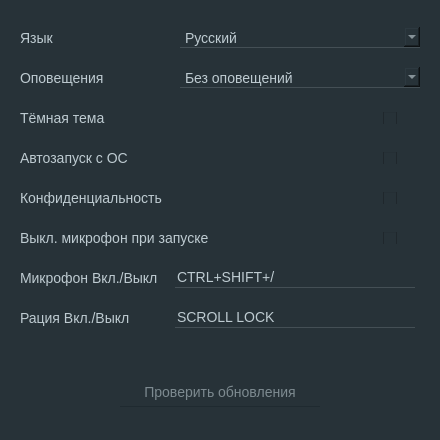
<?xml version="1.0" encoding="UTF-8"?>
<ui version="4.0">
    <class>SettingsWindow</class>
    <widget class="QWidget" name="SettingsWindow">
        <property name="geometry">
            <rect>
                <x>0</x>
                <y>0</y>
                <width>440</width>
                <height>440</height>
            </rect>
        </property>
        <property name="minimumSize">
            <size>
                <width>440</width>
                <height>440</height>
            </size>
        </property>
        <property name="maximumSize">
            <size>
                <width>440</width>
                <height>440</height>
            </size>
        </property>
        <property name="windowTitle">
            <string>Настройки</string>
        </property>
        <property name="windowOpacity">
            <double>1.000000000000000</double>
        </property>
        <property name="styleSheet">
            <string notr="true">QWidget {
	color: #BECBD1;
	background-color: #273238;
	border: 0;
	font-size:14px;
	font-family: Arial, sans-serif;
}</string>
        </property>
        <widget class="QPushButton" name="UrlUpdates">
            <property name="geometry">
                <rect>
                    <x>120</x>
                    <y>377</y>
                    <width>200</width>
                    <height>30</height>
                </rect>
            </property>
            <property name="styleSheet">
                <string notr="true">QPushButton {
	color: #7D8A90;
	border-bottom: 1px solid #1F2A30;
}
QPushButton::hover {
	color: #CEDCDF;
	border-bottom: 1px solid #04BED5;
}</string>
            </property>
            <property name="text">
                <string>Проверить обновления</string>
            </property>
        </widget>
        <widget class="QLabel" name="NightThemeLabel">
            <property name="geometry">
                <rect>
                    <x>20</x>
                    <y>110</y>
                    <width>343</width>
                    <height>16</height>
                </rect>
            </property>
            <property name="text">
                <string>Тёмная тема</string>
            </property>
        </widget>
        <widget class="QCheckBox" name="NightTheme">
            <property name="geometry">
                <rect>
                    <x>383</x>
                    <y>112</y>
                    <width>24</width>
                    <height>12</height>
                </rect>
            </property>
            <property name="text">
                <string/>
            </property>
        </widget>
        <widget class="QLabel" name="EnableMicLabel">
            <property name="geometry">
                <rect>
                    <x>20</x>
                    <y>230</y>
                    <width>343</width>
                    <height>16</height>
                </rect>
            </property>
            <property name="text">
                <string>Выкл. микрофон при запуске</string>
            </property>
        </widget>
        <widget class="QLabel" name="EnableProgramLabel">
            <property name="geometry">
                <rect>
                    <x>20</x>
                    <y>150</y>
                    <width>343</width>
                    <height>16</height>
                </rect>
            </property>
            <property name="text">
                <string>Автозапуск с ОС</string>
            </property>
        </widget>
        <widget class="QLabel" name="PrivacyStatusLabel">
            <property name="geometry">
                <rect>
                    <x>20</x>
                    <y>190</y>
                    <width>343</width>
                    <height>16</height>
                </rect>
            </property>
            <property name="text">
                <string>Конфиденциальность</string>
            </property>
        </widget>
        <widget class="QLabel" name="LanguageCodeLabel">
            <property name="geometry">
                <rect>
                    <x>20</x>
                    <y>30</y>
                    <width>143</width>
                    <height>16</height>
                </rect>
            </property>
            <property name="text">
                <string>Язык</string>
            </property>
        </widget>
        <widget class="QLabel" name="AlertsTypeLabel">
            <property name="geometry">
                <rect>
                    <x>20</x>
                    <y>70</y>
                    <width>143</width>
                    <height>16</height>
                </rect>
            </property>
            <property name="text">
                <string>Оповещения</string>
            </property>
        </widget>
        <widget class="QCheckBox" name="EnableProgram">
            <property name="geometry">
                <rect>
                    <x>383</x>
                    <y>152</y>
                    <width>24</width>
                    <height>12</height>
                </rect>
            </property>
            <property name="text">
                <string/>
            </property>
        </widget>
        <widget class="QCheckBox" name="PrivacyStatus">
            <property name="geometry">
                <rect>
                    <x>383</x>
                    <y>192</y>
                    <width>24</width>
                    <height>12</height>
                </rect>
            </property>
            <property name="text">
                <string/>
            </property>
        </widget>
        <widget class="QCheckBox" name="EnableMic">
            <property name="geometry">
                <rect>
                    <x>383</x>
                    <y>232</y>
                    <width>24</width>
                    <height>12</height>
                </rect>
            </property>
            <property name="text">
                <string/>
            </property>
        </widget>
        <widget class="QLabel" name="HotkeyWalkieLabel">
            <property name="geometry">
                <rect>
                    <x>20</x>
                    <y>310</y>
                    <width>143</width>
                    <height>16</height>
                </rect>
            </property>
            <property name="text">
                <string>Рация Вкл./Выкл</string>
            </property>
        </widget>
        <widget class="QLabel" name="HotkeyMicLabel">
            <property name="geometry">
                <rect>
                    <x>20</x>
                    <y>270</y>
                    <width>143</width>
                    <height>16</height>
                </rect>
            </property>
            <property name="text">
                <string comment="drytgerb er t" extracomment="324123 dfsdaf">Микрофон Вкл./Выкл</string>
            </property>
        </widget>
        <widget class="QLineEdit" name="HotkeyMic">
            <property name="geometry">
                <rect>
                    <x>175</x>
                    <y>267</y>
                    <width>240</width>
                    <height>21</height>
                </rect>
            </property>
            <property name="styleSheet">
                <string notr="true">QLineEdit{
	border-bottom: 1px solid #444F55;
}
QLineEdit::hover{
	border-bottom: 1px solid #04BED5;
}</string>
            </property>
            <property name="text">
                <string>CTRL+SHIFT+/</string>
            </property>
            <property name="readOnly">
                <bool>true</bool>
            </property>
        </widget>
        <widget class="QLineEdit" name="HotkeyWalkie">
            <property name="geometry">
                <rect>
                    <x>175</x>
                    <y>307</y>
                    <width>240</width>
                    <height>21</height>
                </rect>
            </property>
            <property name="styleSheet">
                <string notr="true">QLineEdit{
	border-bottom: 1px solid #444F55;
}
QLineEdit::hover{
	border-bottom: 1px solid #04BED5;
}</string>
            </property>
            <property name="text">
                <string>SCROLL LOCK</string>
            </property>
            <property name="readOnly">
                <bool>true</bool>
            </property>
        </widget>
        <widget class="QComboBox" name="LanguageCode">
            <property name="geometry">
                <rect>
                    <x>180</x>
                    <y>27</y>
                    <width>240</width>
                    <height>21</height>
                </rect>
            </property>
            <property name="styleSheet">
                <string notr="true">QComboBox {
	border-bottom: 1px solid #444F55;
}
QComboBox::hover{
	border-bottom: 1px solid #04BED5;
}
QComboBox QAbstractItemView {
	background-color: #1F2A30;;
	border: 1px solid #04BED5;
	color: #7D8A90;
	selection-background-color: #273238;
	selection-color: #BECBD1;
	border-top-left-radius: 0;
	border-top-right-radius: 0;
	border-bottom-right-radius: 5px;
	border-bottom-left-radius: 5px;
}</string>
            </property>
            <item>
                <property name="text">
                    <string>Русский</string>
                </property>
            </item>
            <item>
                <property name="text">
                    <string>Украинська</string>
                </property>
            </item>
            <item>
                <property name="text">
                    <string>English</string>
                </property>
            </item>
        </widget>
        <widget class="QComboBox" name="AlertsType">
            <property name="geometry">
                <rect>
                    <x>180</x>
                    <y>67</y>
                    <width>240</width>
                    <height>21</height>
                </rect>
            </property>
            <property name="styleSheet">
                <string notr="true">QComboBox {
	border-bottom: 1px solid #444F55;
}
QComboBox::hover{
	border-bottom: 1px solid #04BED5;
}
QComboBox QAbstractItemView {
	background-color: #1F2A30;;
	border: 1px solid #04BED5;
	color: #7D8A90;
	selection-background-color: #273238;
	selection-color: #BECBD1;
	border-top-left-radius: 0;
	border-top-right-radius: 0;
	border-bottom-right-radius: 5px;
	border-bottom-left-radius: 5px;
}</string>
            </property>
            <item>
                <property name="text">
                    <string>Без оповещений</string>
                </property>
            </item>
            <item>
                <property name="text">
                    <string>Всплывающее окно</string>
                </property>
            </item>
            <item>
                <property name="text">
                    <string>Звук</string>
                </property>
            </item>
            <item>
                <property name="text">
                    <string>Свой звук</string>
                </property>
            </item>
        </widget>
    </widget>
    <resources/>
    <connections/>
</ui>
